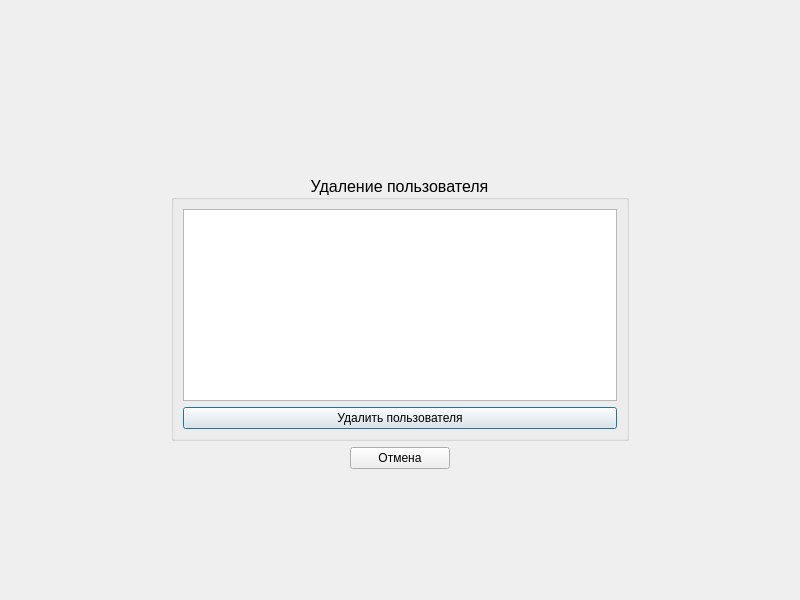
<?xml version="1.0" encoding="UTF-8"?>
<ui version="4.0">
 <class>DeleteUserDialog</class>
 <widget class="QDialog" name="DeleteUserDialog">
  <property name="geometry">
   <rect>
    <x>0</x>
    <y>0</y>
    <width>800</width>
    <height>600</height>
   </rect>
  </property>
  <property name="windowTitle">
   <string>Dialog</string>
  </property>
  <layout class="QGridLayout" name="gridLayout_3">
   <item row="1" column="1">
    <widget class="QGroupBox" name="groupBox">
     <property name="font">
      <font>
       <pointsize>12</pointsize>
      </font>
     </property>
     <property name="title">
      <string>Удаление пользователя</string>
     </property>
     <property name="alignment">
      <set>Qt::AlignmentFlag::AlignCenter</set>
     </property>
     <layout class="QGridLayout" name="gridLayout">
      <item row="1" column="0">
       <widget class="QPushButton" name="btnDelete">
        <property name="font">
         <font>
          <pointsize>9</pointsize>
         </font>
        </property>
        <property name="text">
         <string>Удалить пользователя</string>
        </property>
       </widget>
      </item>
      <item row="0" column="0">
       <widget class="QListWidget" name="listUsers"/>
      </item>
     </layout>
    </widget>
   </item>
   <item row="2" column="1">
    <layout class="QGridLayout" name="gridLayout_2">
     <item row="0" column="1">
      <widget class="QPushButton" name="btnCancel">
       <property name="minimumSize">
        <size>
         <width>100</width>
         <height>0</height>
        </size>
       </property>
       <property name="text">
        <string>Отмена</string>
       </property>
      </widget>
     </item>
     <item row="0" column="0">
      <spacer name="horizontalSpacer_3">
       <property name="orientation">
        <enum>Qt::Orientation::Horizontal</enum>
       </property>
       <property name="sizeHint" stdset="0">
        <size>
         <width>40</width>
         <height>20</height>
        </size>
       </property>
      </spacer>
     </item>
     <item row="0" column="2">
      <spacer name="horizontalSpacer_4">
       <property name="orientation">
        <enum>Qt::Orientation::Horizontal</enum>
       </property>
       <property name="sizeHint" stdset="0">
        <size>
         <width>40</width>
         <height>20</height>
        </size>
       </property>
      </spacer>
     </item>
    </layout>
   </item>
   <item row="1" column="0">
    <spacer name="horizontalSpacer">
     <property name="orientation">
      <enum>Qt::Orientation::Horizontal</enum>
     </property>
     <property name="sizeType">
      <enum>QSizePolicy::Policy::Fixed</enum>
     </property>
     <property name="sizeHint" stdset="0">
      <size>
       <width>160</width>
       <height>20</height>
      </size>
     </property>
    </spacer>
   </item>
   <item row="3" column="1">
    <spacer name="verticalSpacer">
     <property name="orientation">
      <enum>Qt::Orientation::Vertical</enum>
     </property>
     <property name="sizeType">
      <enum>QSizePolicy::Policy::Fixed</enum>
     </property>
     <property name="sizeHint" stdset="0">
      <size>
       <width>20</width>
       <height>120</height>
      </size>
     </property>
    </spacer>
   </item>
   <item row="1" column="2">
    <spacer name="horizontalSpacer_2">
     <property name="orientation">
      <enum>Qt::Orientation::Horizontal</enum>
     </property>
     <property name="sizeType">
      <enum>QSizePolicy::Policy::Fixed</enum>
     </property>
     <property name="sizeHint" stdset="0">
      <size>
       <width>160</width>
       <height>20</height>
      </size>
     </property>
    </spacer>
   </item>
   <item row="0" column="1">
    <spacer name="verticalSpacer_2">
     <property name="orientation">
      <enum>Qt::Orientation::Vertical</enum>
     </property>
     <property name="sizeHint" stdset="0">
      <size>
       <width>20</width>
       <height>120</height>
      </size>
     </property>
    </spacer>
   </item>
  </layout>
 </widget>
 <resources/>
 <connections/>
</ui>
